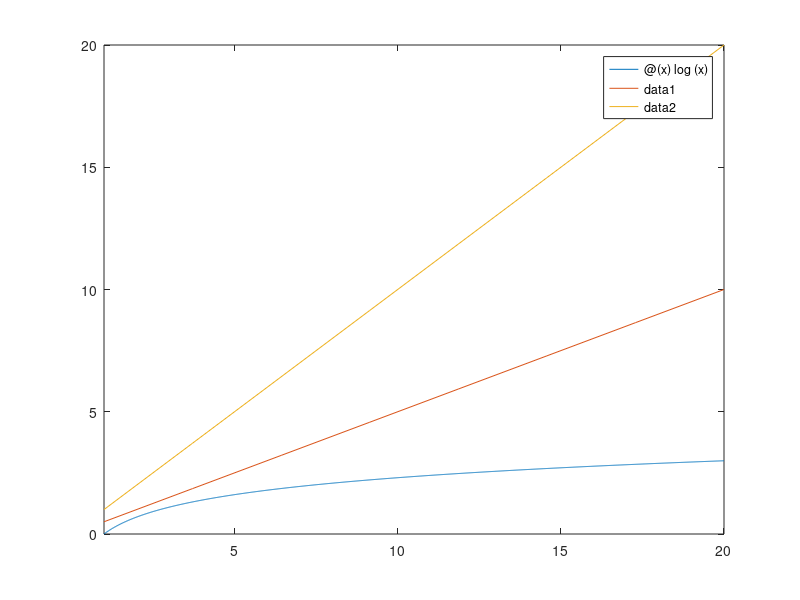

This chart was generated by the following MATLAB code:
clc; clear all; close all;

f = @(x) x^1/2;
g = @(x) log(x);
h = @(x) x;
arr = linspace(1, 1000, 1000);

fplot(g, [1, 20]);
hold on
fplot(f, [1, 20]);
hold on
fplot(h, [1, 20])
